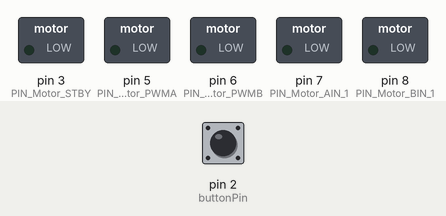
Bench run of a sketch on a simulated Arduino Uno, built with avr-gcc and run on an emulated ATmega328P. Parts: switched loads named in the sketch (green lamp = pin HIGH). Dashed ring = blinking. Inputs (shaded band) come from the test bench; at power-on: pin 2 (buttonPin) HIGH.

Above: at 3.2 s.
3.3 s: pin 2 (buttonPin) pulled LOW for 0.15 s
At 3.51 s:
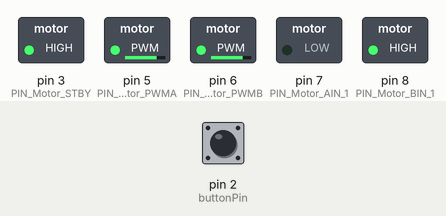
At 4.5 s:
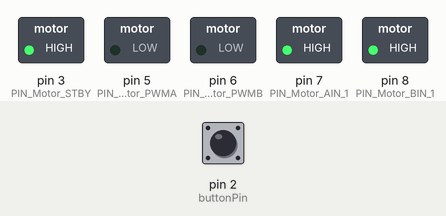
6.4 s: pin 2 (buttonPin) pulled LOW for 3.2 s
Timing chart, 0 to 15.3 s (numbered marks = the images above; inputs shaded):
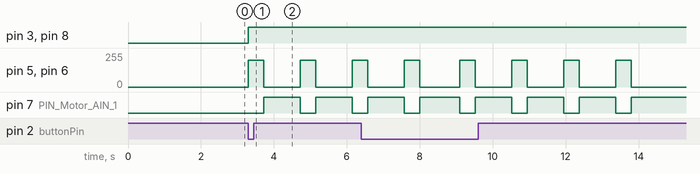

The sketch:

Demo1.ino
```cpp
#include <avr/wdt.h>
#include "DeviceDriverSet_xxx0.h"
#include "ApplicationFunctionSet_xxx0.cpp"

DeviceDriverSet_Motor AppMotor;
Application_xxx Application_SmartRobotCarxxx0;

// constants won't change. They're used here to set pin numbers:
const int buttonPin = 2 ;  // the number of the pushbutton pin
// variables will change:
int buttonState = 0;  // variable for reading the pushbutton status
int delayTime = 1000;

void setup() {
  AppMotor.DeviceDriverSet_Motor_Init();
  // for (Application_SmartRobotCarxxx0.Motion_Control = 0; Application_SmartRobotCarxxx0.Motion_Control < 9; Application_SmartRobotCarxxx0.Motion_Control = Application_SmartRobotCarxxx0.Motion_Control + 1)
  // {
  //   ApplicationFunctionSet_SmartRobotCarMotionControl(Application_SmartRobotCarxxx0.Motion_Control /*direction*/, 200 /*speed*/);
  //   delay(1000);
  // }

  // initialize the LED pin as an output:
  // initialize the pushbutton pin as an input:
  pinMode(buttonPin, INPUT);
  delay(2000);
}

void pause(){
      Application_SmartRobotCarxxx0.Motion_Control=5;
    ApplicationFunctionSet_SmartRobotCarMotionControl(Application_SmartRobotCarxxx0.Motion_Control /*direction*/, 200 /*speed*/);
    delay(delayTime);
}

void forward(){
    //Travel 50cm forward
    Application_SmartRobotCarxxx0.Motion_Control=0;
    ApplicationFunctionSet_SmartRobotCarMotionControl(Application_SmartRobotCarxxx0.Motion_Control /*direction*/, 200 /*speed*/);
    delay(1045);
    pause();
}

void turn_clockwise(){
      //Turn by 90 degrees clockwise (distance sensor is the front)
      Application_SmartRobotCarxxx0.Motion_Control=4;
      ApplicationFunctionSet_SmartRobotCarMotionControl(Application_SmartRobotCarxxx0.Motion_Control /*direction*/, 200 /*speed*/);
      delay(425);
      pause();
}

void turn_anticlockwise(){
      //Turning by 90 degrees anticlockwise (distance sensor is the front)
      Application_SmartRobotCarxxx0.Motion_Control=3;
      ApplicationFunctionSet_SmartRobotCarMotionControl(Application_SmartRobotCarxxx0.Motion_Control /*direction*/, 200 /*speed*/);
      delay(430);
      pause();
}

void loop() {
  // read the state of the pushbutton value:
  buttonState = digitalRead(buttonPin);

  // check if the pushbutton is pressed. If it is, the buttonState is HIGH:
  if (buttonState == LOW) {

    //Travel by 25cm (initialization)
    // Application_SmartRobotCarxxx0.Motion_Control=0;
    // ApplicationFunctionSet_SmartRobotCarMotionControl(Application_SmartRobotCarxxx0.Motion_Control /*direction*/, 200 /*speed*/);
    // delay(550);

    //Travel 50cm
    //       Application_SmartRobotCarxxx0.Motion_Control=0;
    // ApplicationFunctionSet_SmartRobotCarMotionControl(Application_SmartRobotCarxxx0.Motion_Control /*direction*/, 200 /*speed*/);
    // delay(1045);

    //Turn by 90 degrees clockwise (distance sensor is the front)
      //     Application_SmartRobotCarxxx0.Motion_Control=4;
      // ApplicationFunctionSet_SmartRobotCarMotionControl(Application_SmartRobotCarxxx0.Motion_Control /*direction*/, 200 /*speed*/);
      // delay(425);
    for(int i =0; i < 4; i++){
      turn_clockwise();
    //       //Turning by 90 degrees anticlockwise (distance sensor is the front)
    //       Application_SmartRobotCarxxx0.Motion_Control=3;
    //   ApplicationFunctionSet_SmartRobotCarMotionControl(Application_SmartRobotCarxxx0.Motion_Control /*direction*/, 200 /*speed*/);
    //   delay(430);

    // Application_SmartRobotCarxxx0.Motion_Control=5;
    // ApplicationFunctionSet_SmartRobotCarMotionControl(Application_SmartRobotCarxxx0.Motion_Control /*direction*/, 200 /*speed*/);
    // delay(1000);
    }

    //stop at the end
    Application_SmartRobotCarxxx0.Motion_Control=5;
    ApplicationFunctionSet_SmartRobotCarMotionControl(Application_SmartRobotCarxxx0.Motion_Control /*direction*/, 200 /*speed*/);
    delay(100);
  }
}
```

ApplicationFunctionSet_xxx0.cpp
```cpp
#include "DeviceDriverSet_xxx0.h"

extern DeviceDriverSet_Motor AppMotor;


enum SmartRobotCarMotionControl
{
  Forward, //(0)
  For,//(1)
  Backward,      //(2)
  Left,          //(3)
  Right,         //(4)
  stop_it
};               //direction:（1）、（2）、 （3）、（4）、（5）、（6）

struct Application_xxx
{
  SmartRobotCarMotionControl Motion_Control;
};

extern Application_xxx Application_SmartRobotCarxxx0;

// static void forward(uint8_t is_speed)
// {
//   AppMotor.DeviceDriverSet_Motor_control(/*direction_A*/ direction_just, /*speed_A*/ speed,
//                                              /*direction_B*/ direction_just, /*speed_B*/ speed, /*controlED*/ control_enable); //Motor control
// }

// static void backward(uint8_t is_speed)
// {
//   AppMotor.DeviceDriverSet_Motor_control(/*direction_A*/ direction_back, /*speed_A*/ speed,
//                                              /*direction_B*/ direction_back, /*speed_B*/ speed, /*controlED*/ control_enable); //Motor control
// }

// static void right(uint8_t is_speed)
// {
//   AppMotor.DeviceDriverSet_Motor_control(/*direction_A*/ direction_back, /*speed_A*/ speed,
//                                            /*direction_B*/ direction_just, /*speed_B*/ speed, /*controlED*/ control_enable); //Motor control
// }

// static void left(uint8_t is_speed)
// {
//    AppMotor.DeviceDriverSet_Motor_control(/*direction_A*/ direction_just, /*speed_A*/ speed,
//                                            /*direction_B*/ direction_back, /*speed_B*/ speed, /*controlED*/ control_enable); //Motor control

// static void stop(uint8_t is_speed)
// {
//   AppMotor.DeviceDriverSet_Motor_control(/*direction_A*/ direction_void, /*speed_A*/ 0,
//                                            /*direction_B*/ direction_void, /*speed_B*/ 0, /*controlED*/ control_enable); //Motor control
// }


static void ApplicationFunctionSet_SmartRobotCarMotionControl(SmartRobotCarMotionControl direction, uint8_t is_speed)
{
  static uint8_t directionRecord = 0;
  uint8_t Kp, UpperLimit;
  uint8_t speed = is_speed;
  switch (direction)
  {
  case /* constant-expression */
      Forward:
    /* code */
      AppMotor.DeviceDriverSet_Motor_control(/*direction_A*/ direction_just, /*speed_A*/ speed,
                                             /*direction_B*/ direction_just, /*speed_B*/ speed, /*controlED*/ control_enable); //Motor control
    break;
  case
      For:
      AppMotor.DeviceDriverSet_Motor_control(/*direction_A*/ direction_just, /*speed_A*/ speed,
                                             /*direction_B*/ direction_just, /*speed_B*/ speed, /*controlED*/ control_enable); //Motor control
    break;
  case /* constant-expression */ Backward:
    /* code */

      AppMotor.DeviceDriverSet_Motor_control(/*direction_A*/ direction_back, /*speed_A*/ speed,
                                             /*direction_B*/ direction_back, /*speed_B*/ speed, /*controlED*/ control_enable); //Motor control
    break;
  case /* constant-expression */ Left:

    AppMotor.DeviceDriverSet_Motor_control(/*direction_A*/ direction_just, /*speed_A*/ speed,
                                           /*direction_B*/ direction_back, /*speed_B*/ speed, /*controlED*/ control_enable); //Motor control
    break;
  case /* constant-expression */ Right:

    AppMotor.DeviceDriverSet_Motor_control(/*direction_A*/ direction_back, /*speed_A*/ speed,
                                           /*direction_B*/ direction_just, /*speed_B*/ speed, /*controlED*/ control_enable); //Motor control
    break;
  // case /* constant-expression */ LeftForward:
  //   /* code */
  //   AppMotor.DeviceDriverSet_Motor_control(/*direction_A*/ direction_just, /*speed_A*/ speed,
  //                                          /*direction_B*/ direction_just, /*speed_B*/ speed / 2, /*controlED*/ control_enable); //Motor control
  //   break;
  // case /* constant-expression */ LeftBackward:
  //   AppMotor.DeviceDriverSet_Motor_control(/*direction_A*/ direction_back, /*speed_A*/ speed,
  //                                          /*direction_B*/ direction_back, /*speed_B*/ speed / 2, /*controlED*/ control_enable); //Motor control
  //   break;
  // case /* constant-expression */ RightForward:
  //   AppMotor.DeviceDriverSet_Motor_control(/*direction_A*/ direction_just, /*speed_A*/ speed / 2,
  //                                          /*direction_B*/ direction_just, /*speed_B*/ speed, /*controlED*/ control_enable); //Motor control
  //   break;
  // case /* constant-expression */ RightBackward:
  //   AppMotor.DeviceDriverSet_Motor_control(/*direction_A*/ direction_back, /*speed_A*/ speed / 2,
  //                                          /*direction_B*/ direction_back, /*speed_B*/ speed, /*controlED*/ control_enable); //Motor control
  //   break;
  case /* constant-expression */ stop_it:
    AppMotor.DeviceDriverSet_Motor_control(/*direction_A*/ direction_void, /*speed_A*/ 0,
                                           /*direction_B*/ direction_void, /*speed_B*/ 0, /*controlED*/ control_enable); //Motor control
    break;
  default:
    break;
  }
}
```

DeviceDriverSet_xxx0.cpp
```cpp
#include "DeviceDriverSet_xxx0.h"

/*Motor control*/
void DeviceDriverSet_Motor::DeviceDriverSet_Motor_Init(void)
{
  pinMode(PIN_Motor_PWMA, OUTPUT);
  pinMode(PIN_Motor_PWMB, OUTPUT);
  pinMode(PIN_Motor_AIN_1, OUTPUT);
  pinMode(PIN_Motor_BIN_1, OUTPUT);
  pinMode(PIN_Motor_STBY, OUTPUT);
}


void DeviceDriverSet_Motor::DeviceDriverSet_Motor_control(boolean direction_A, uint8_t speed_A, //A组电机参数
                                                          boolean direction_B, uint8_t speed_B, //B组电机参数
                                                          boolean controlED                     //AB使能允许 true
                                                          )                                     //电机控制
{

  if (controlED == control_enable)
  {
    digitalWrite(PIN_Motor_STBY, HIGH);
    { //A...Right

      switch (direction_A)
      {
      case direction_just:
        digitalWrite(PIN_Motor_AIN_1, HIGH);
        analogWrite(PIN_Motor_PWMA, speed_A);
        break;
      case direction_back:

        digitalWrite(PIN_Motor_AIN_1, LOW);
        analogWrite(PIN_Motor_PWMA, speed_A);
        break;
      case direction_void:
        analogWrite(PIN_Motor_PWMA, 0);
        digitalWrite(PIN_Motor_STBY, LOW);
        break;
      default:
        analogWrite(PIN_Motor_PWMA, 0);
        digitalWrite(PIN_Motor_STBY, LOW);
        break;
      }
    }

    { //B...Left
      switch (direction_B)
      {
      case direction_just:
        digitalWrite(PIN_Motor_BIN_1, HIGH);

        analogWrite(PIN_Motor_PWMB, speed_B);
        break;
      case direction_back:
        digitalWrite(PIN_Motor_BIN_1, LOW);
        analogWrite(PIN_Motor_PWMB, speed_B);
        break;
      case direction_void:
        analogWrite(PIN_Motor_PWMB, 0);
        digitalWrite(PIN_Motor_STBY, LOW);
        break;
      default:
        analogWrite(PIN_Motor_PWMB, 0);
        digitalWrite(PIN_Motor_STBY, LOW);
        break;
      }
    }
  }
  else
  {
    digitalWrite(PIN_Motor_STBY, LOW);
    return;
  }
}
```

DeviceDriverSet_xxx0.h
```cpp
#ifndef _DeviceDriverSet_xxx0_H_
#define _DeviceDriverSet_xxx0_H_

#include <arduino.h>

/*Motor*/
class DeviceDriverSet_Motor
{
public:
  void DeviceDriverSet_Motor_Init(void);
#if _Test_DeviceDriverSet
  void DeviceDriverSet_Motor_Test(void);
#endif
  void DeviceDriverSet_Motor_control(boolean direction_A, uint8_t speed_A, //A组电机参数
                                     boolean direction_B, uint8_t speed_B, //B组电机参数
                                     boolean controlED                     //AB使能允许 true
  );                                                                       //电机控制
private:

#define PIN_Motor_PWMA 5
#define PIN_Motor_PWMB 6
#define PIN_Motor_BIN_1 8
#define PIN_Motor_AIN_1 7
#define PIN_Motor_STBY 3

public:
#define speed_Max 255
#define direction_just true
#define direction_back false
#define direction_void 3

#define Duration_enable true
#define Duration_disable false
#define control_enable true
#define control_disable false
};

#endif
```

Measured:
- after the input at 3.3 s, pin 3 (PIN_Motor_STBY), pin 8 (PIN_Motor_BIN_1): LOW → HIGH at once; pin 5 (PIN_Motor_PWMA), pin 6 (PIN_Motor_PWMB): alternates 200/255 for 0.43 s and 0/255 for 1.0 s, starting at once; pin 7 (PIN_Motor_AIN_1): alternates HIGH for 1.0 s and LOW for 0.43 s, starting after 0.43 s
